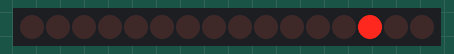
This sketch was run on a simulated Arduino Uno, built with avr-gcc and run on an emulated ATmega328P. Shown: 16 shift-register outputs drawn as a row of LEDs (first output left, lit = HIGH). Wiring (inferred from the names in the program): 2 × shift register (74HC595): data pin 11; shift clock pin 13; latch pin 10. Wiring (inferred from the signals the program sends): row of LEDs: on Q0, Q1, Q2, Q3, Q4, Q5, Q6, Q7, Q8, Q9, Q10, Q11, Q12, Q13, Q14, Q15.

Above: at 3.3 s.
At 8.1 s:
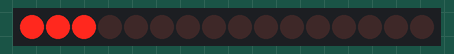
At 13.1 s:
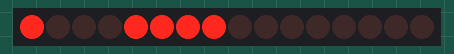
At 23.1 s:
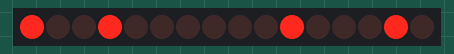
At 24.6 s:
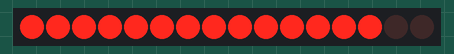
At 36.6 s:
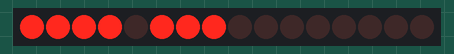
Timing chart, 0 to 40.0 s (numbered marks = the images above):
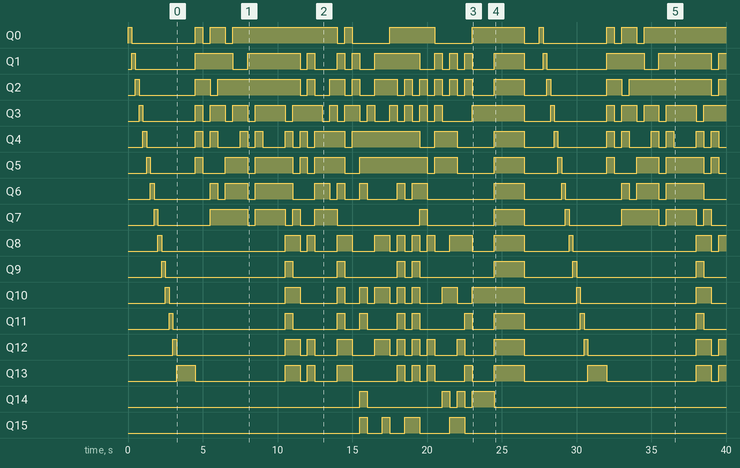

Measured:
- by itself, Q0: LOW → HIGH at 0.00 s, → LOW 0.25 s later, → HIGH 4.3 s later, → LOW 0.50 s later, … (21 changes in this stretch)
- by itself, Q1: LOW → HIGH at 0.25 s, → LOW 0.25 s later, → HIGH 4.0 s later, → LOW 2.5 s later, … (29 changes in this stretch)
- by itself, Q2: LOW → HIGH at 0.50 s, → LOW 0.25 s later, → HIGH 3.8 s later, → LOW 1.0 s later, … (33 changes in this stretch)
- by itself, Q3: LOW → HIGH at 0.75 s, → LOW 0.25 s later, → HIGH 3.5 s later, → LOW 0.50 s later, … (39 changes in this stretch)
- by itself, Q4: LOW → HIGH at 1.0 s, → LOW 0.25 s later, → HIGH 3.3 s later, → LOW 0.50 s later, … (36 changes in this stretch)
- by itself, Q5: LOW → HIGH at 1.3 s, → LOW 0.25 s later, → HIGH 3.0 s later, → LOW 0.50 s later, … (28 changes in this stretch)
- by itself, Q6: LOW → HIGH at 1.5 s, → LOW 0.25 s later, → HIGH 3.8 s later, → LOW 0.50 s later, … (28 changes in this stretch)
- by itself, Q7: LOW → HIGH at 1.8 s, → LOW 0.25 s later, → HIGH 3.5 s later, → LOW 2.5 s later, … (22 changes in this stretch)

The sketch:

Segmented_Segments.ino
```cpp
//This file has test cycles and test cycles only. This is a first version.

const int DATA_PIN  = 11;  // SER
const int CLOCK_PIN = 13;  // SRCLK
const int LATCH_PIN = 10;  // RCLK

// Typical 14-segment bit definitions
enum Segments {
  SEG_A  = 0,
  SEG_B  = 1,
  SEG_C  = 2,
  SEG_D  = 3,
  SEG_E  = 4,
  SEG_F  = 5,
  SEG_G1 = 6,
  SEG_G2 = 7,
  SEG_H  = 8,
  SEG_I  = 9,
  SEG_J  = 10,
  SEG_K  = 11,
  SEG_L  = 12,
  SEG_M  = 13
};

// 16-bit value used even though only 14 segments exist
void writeSegments(uint16_t pattern)
{
  digitalWrite(LATCH_PIN, LOW);

  shiftOut(DATA_PIN, CLOCK_PIN, MSBFIRST, highByte(pattern));
  shiftOut(DATA_PIN, CLOCK_PIN, MSBFIRST, lowByte(pattern));

  digitalWrite(LATCH_PIN, HIGH);
}

// Approximate font table
struct CharacterMap {
  char c;
  uint16_t pattern;
};

CharacterMap fontTable[] =
{
  {'0', 0b0000000000111111},
  {'1', 0b0000000000000110},
  {'2', 0b0000000011011011},
  {'3', 0b0000000010001111},
  {'4', 0b0000000011100110},
  {'5', 0b0000000011101101},
  {'6', 0b0000000011111101},
  {'7', 0b0000000000000111},
  {'8', 0b0000000011111111},
  {'9', 0b0000000011101111},

  {'A', 0b0011111101110111},
  {'B', 0b0011010110001111},
  {'C', 0b0000000000111001},
  {'D', 0b0011000100001111},
  {'E', 0b0000000011111001},
  {'F', 0b0000000011110001},
  {'G', 0b0000000010111101},
  {'H', 0b0011111101110110},
  {'I', 0b0011000100001001},
  {'J', 0b0000000000011110},
  {'K', 0b1100110001110000},
  {'L', 0b0000000000111000},
  {'M', 0b0001010100110110},
  {'N', 0b1001010100110110},
  {'O', 0b0000000000111111},
  {'P', 0b0011111101110011},
  {'Q', 0b1000000000111111},
  {'R', 0b1011111101110011},
  {'S', 0b0000000011101101},
  {'T', 0b0011000100000001},
  {'U', 0b0000000000111110},
  {'V', 0b0100010000110000},
  {'W', 0b1000010100110110},
  {'X', 0b1101000100000000},
  {'Y', 0b0010100100000110},
  {'Z', 0b0100010000001001},
};

const int FONT_COUNT = sizeof(fontTable) / sizeof(fontTable[0]);

void setup()
{
  pinMode(DATA_PIN, OUTPUT);
  pinMode(CLOCK_PIN, OUTPUT);
  pinMode(LATCH_PIN, OUTPUT);
}

void loop()
{
  // Test 1: Segment chase
  for (int segment = 0; segment < 14; segment++)
  {
    writeSegments(1 << segment);
    delay(250);
  }

  delay(1000);

  // Test 2: Numbers 0-9
  for (int i = 0; i < 10; i++)
  {
    writeSegments(fontTable[i].pattern);
    delay(500);
  }

  delay(1000);

  // Test 3: Letters A-Z
  for (int i = 10; i < FONT_COUNT; i++)
  {
    writeSegments(fontTable[i].pattern);
    delay(500);
  }

  delay(1000);

  // Test 4: All segments on
  writeSegments(0x3FFF);
  delay(2000);

  // Test 5: All segments off
  writeSegments(0x0000);
  delay(1000);
}
```
